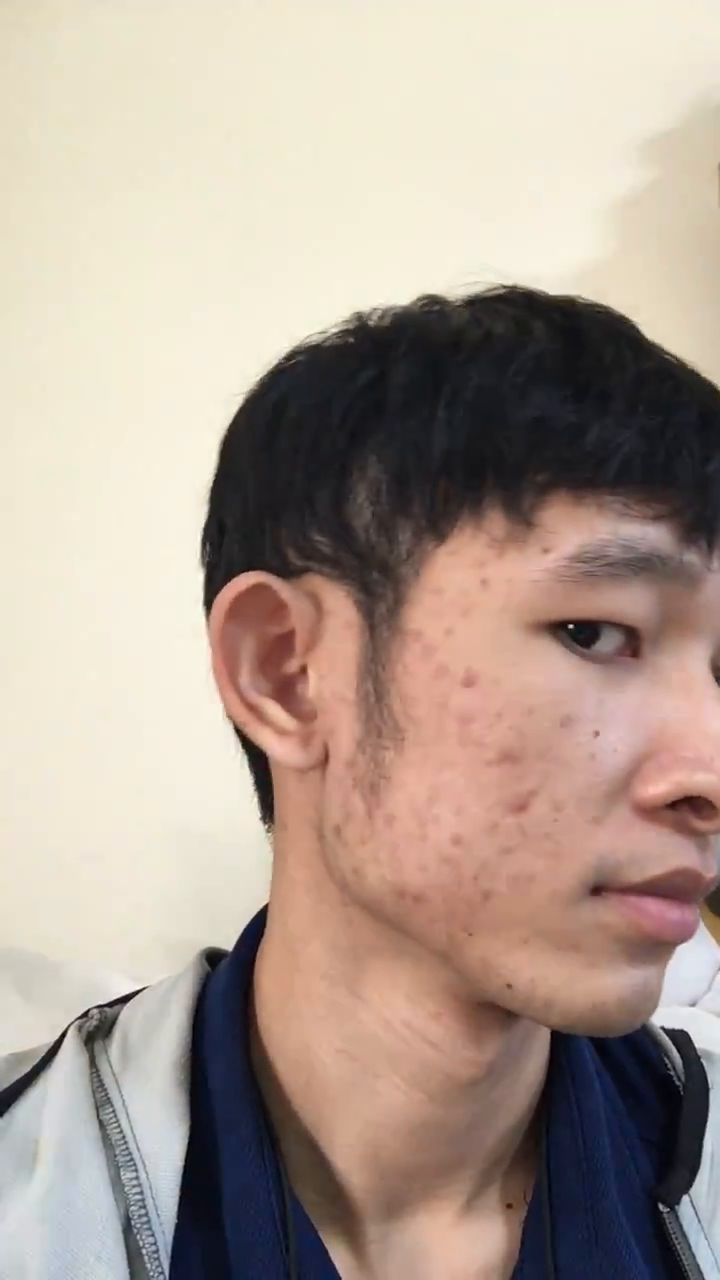
#> input picture frame 22 of data_test/Kob.mp4, 720 x 1280 px, given in place of Emily_Sie.mp4, which was not available
$ python CreateDataSet.py
#> lines starting #> are read from the running program, lines starting #| are printed output that depends on the picture; pictures that were not available may be replaced by others from this repository, and a replacement may not be noted
#> further down, frame is the input picture: shape (1280, 720, 3); mean B, G, R 147.3, 158.8, 175.1
import cv2
faceCascade=cv2.CascadeClassifier("haarcascade_frontalface_default.xml")

def create_dataset(img,id,img_id):
        cv2.imwrite("data_train/pic." + str(id) + '.' + str(img_id) + '.jpg',img)

def draw_boundary(img,classifier,scaleFactor,minNeighbors,color):
#> called with scaleFactor = 1.1, minNeighbors = 10, color = (0, 0, 255)
        gray = cv2.cvtColor(frame, cv2.COLOR_BGR2GRAY)
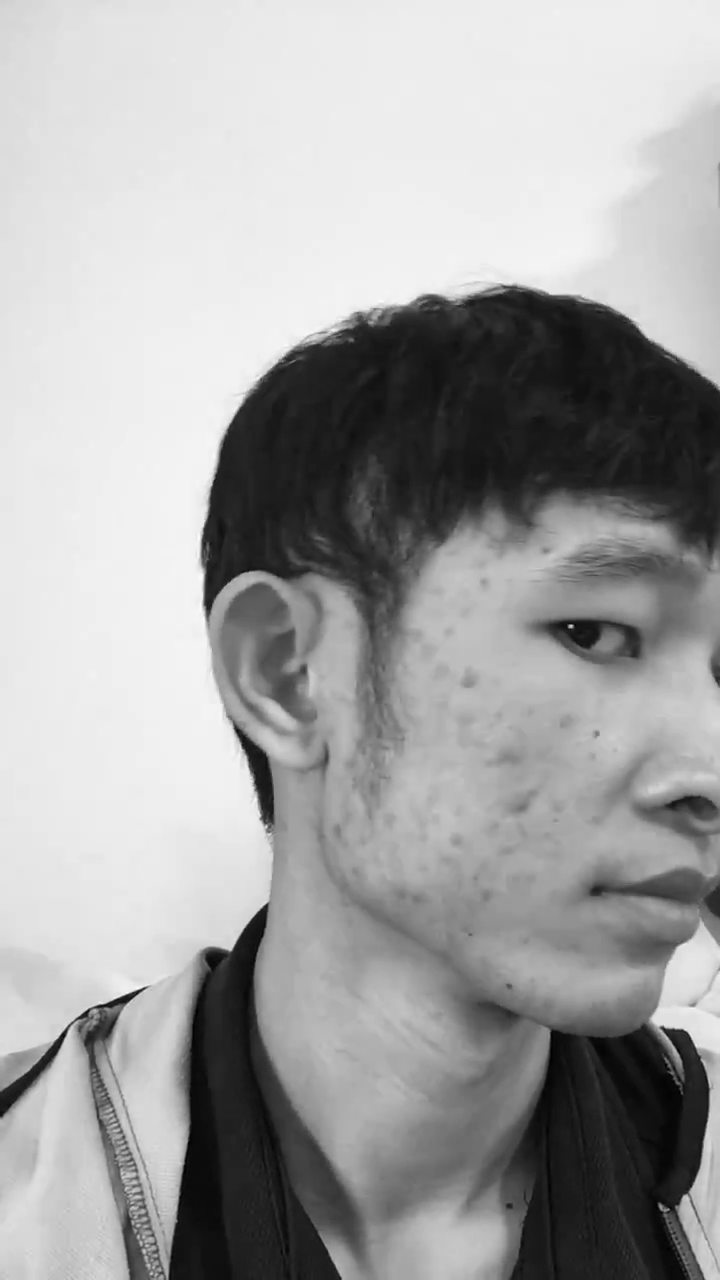
#> gray: shape (1280, 720); min 0, max 254, mean 162.4
        features = classifier.detectMultiScale(gray,scaleFactor,minNeighbors)
#> features = ()
        coords = []
        for (x,y,w,h) in features:
                cv2.rectangle(img,(x,y),(x+w,y+h),color,2)
                cv2.putText(img,'Face',(x,y-4),cv2.FONT_HERSHEY_SIMPLEX,0.8,color,2)
                coords=[x,y,w,h]
#> this loop made 0 passes
        return img,coords

def detect(img,faceCascade,img_id):
        img,coords=draw_boundary(img,faceCascade,1.1,10,(0,0,255))
#> coords = []

        # Create id person
        if len(coords)== 4:
                # id = 1 # Ta
                # id = 2 # Kob
                # id = 3 # Toei
                id = 4 # Emily Sie
                result = img[coords[1]:coords[1]+coords[3],coords[0]:coords[0]+coords[2]]
                create_dataset(result,id,img_id)
        return img

img_id=0
# [7 lines of commented-out code are left out]
cap = cv2.VideoCapture("./data_test/Emily_Sie.mp4")

while (True):
        ret,frame = cap.read()
        frame=detect(frame,faceCascade,img_id)
        cv2.imshow('frame',frame)
        img_id+=1
        if(cv2.waitKey(1) & 0xFF== ord('q')):
#> (key q is pressed here)
            break

cap.release()
cv2.destroyAllWindows()

$ run again, starting later in the video
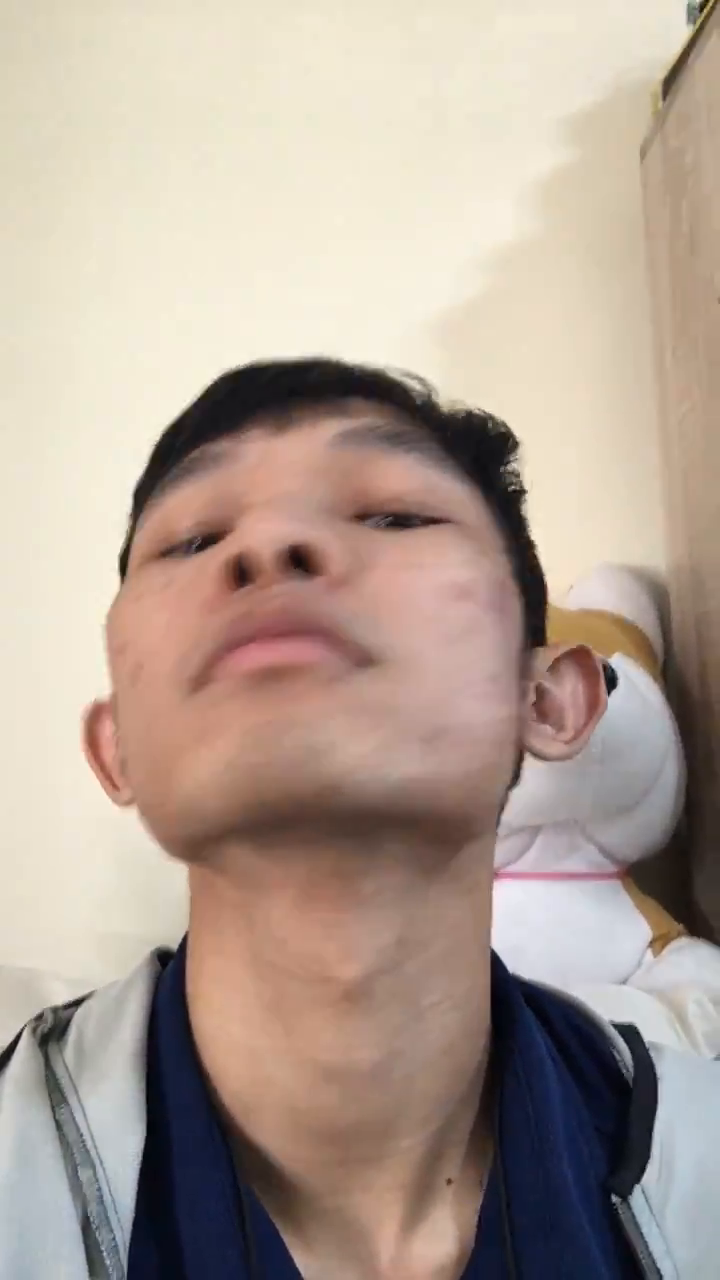
#> input picture frame 100 of data_test/Kob.mp4, 720 x 1280 px, given in place of Emily_Sie.mp4, which was not available
#> frame is the input picture: shape (1280, 720, 3); mean B, G, R 149.1, 161, 177.5
#> in draw_boundary, `gray = cv2.cvtColor(frame, cv2.COLOR_BGR2GRAY)`:
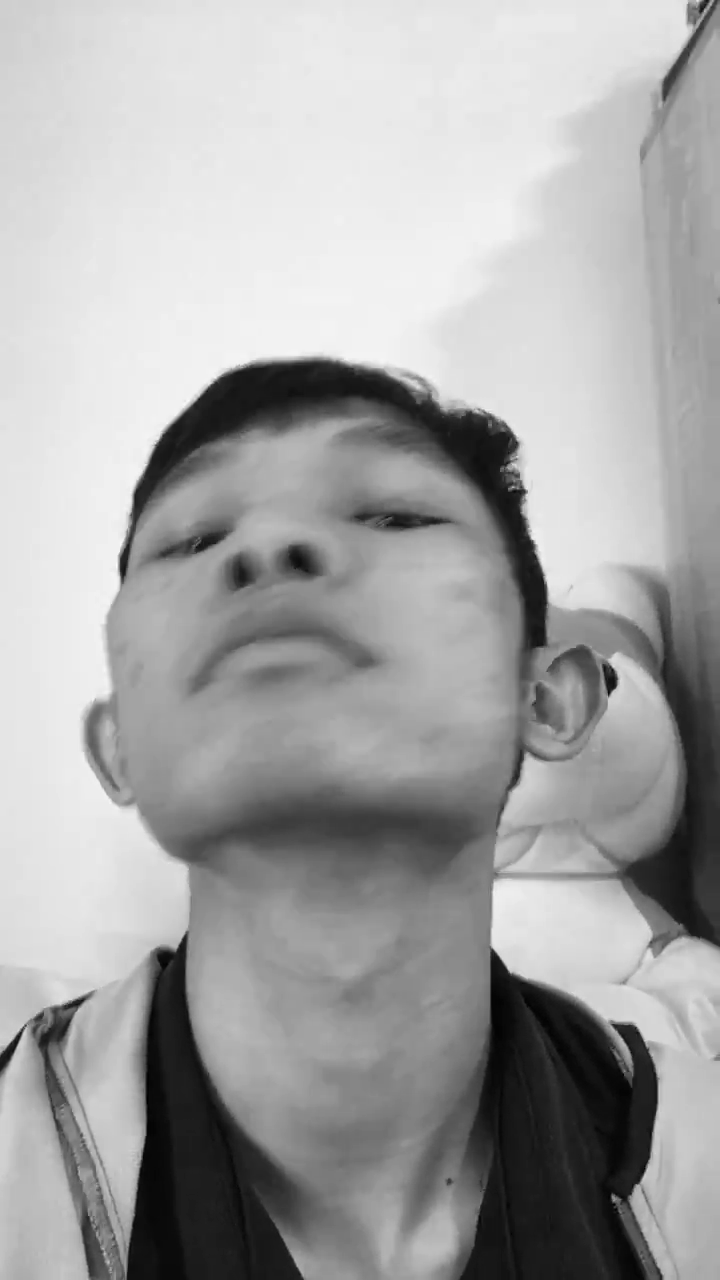
#> gray: shape (1280, 720); min 0, max 253, mean 164.6
#> features = ()
#> coords = []

$ run again, starting later in the video
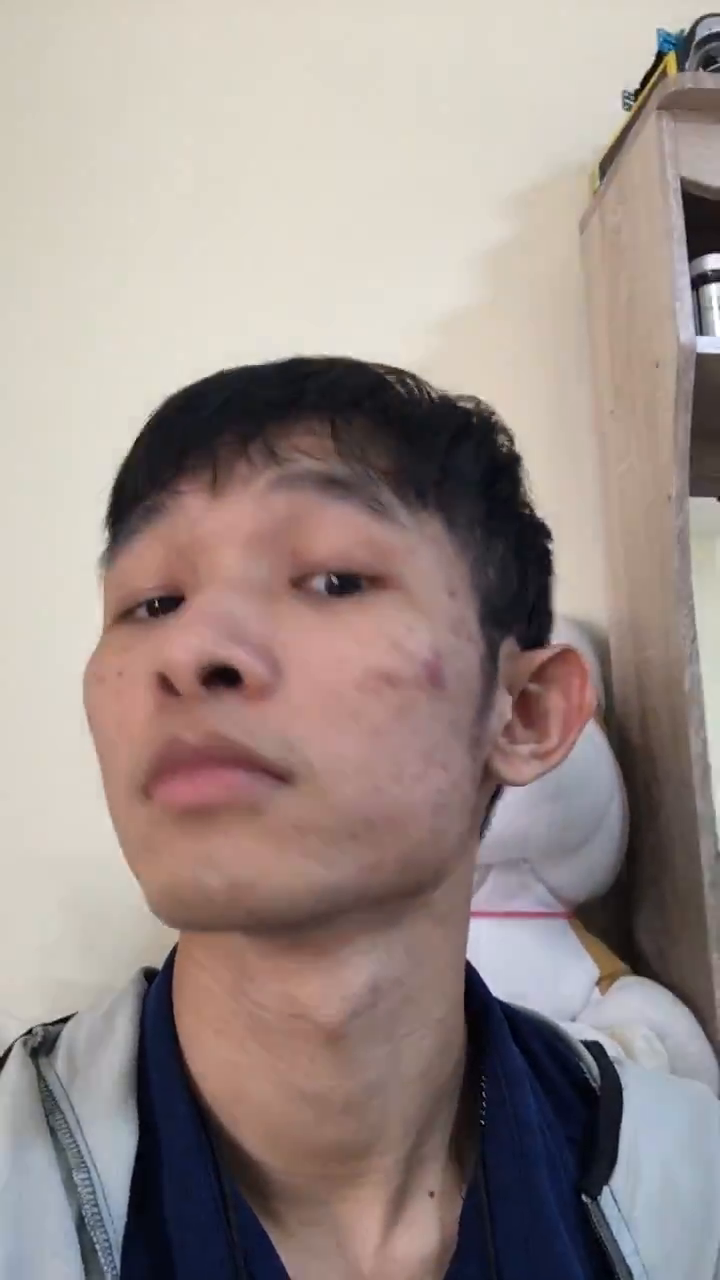
#> input picture frame 179 of data_test/Kob.mp4, 720 x 1280 px, given in place of Emily_Sie.mp4, which was not available
#> frame is the input picture: shape (1280, 720, 3); mean B, G, R 137.8, 142.4, 156.1
#> in draw_boundary, `gray = cv2.cvtColor(frame, cv2.COLOR_BGR2GRAY)`:
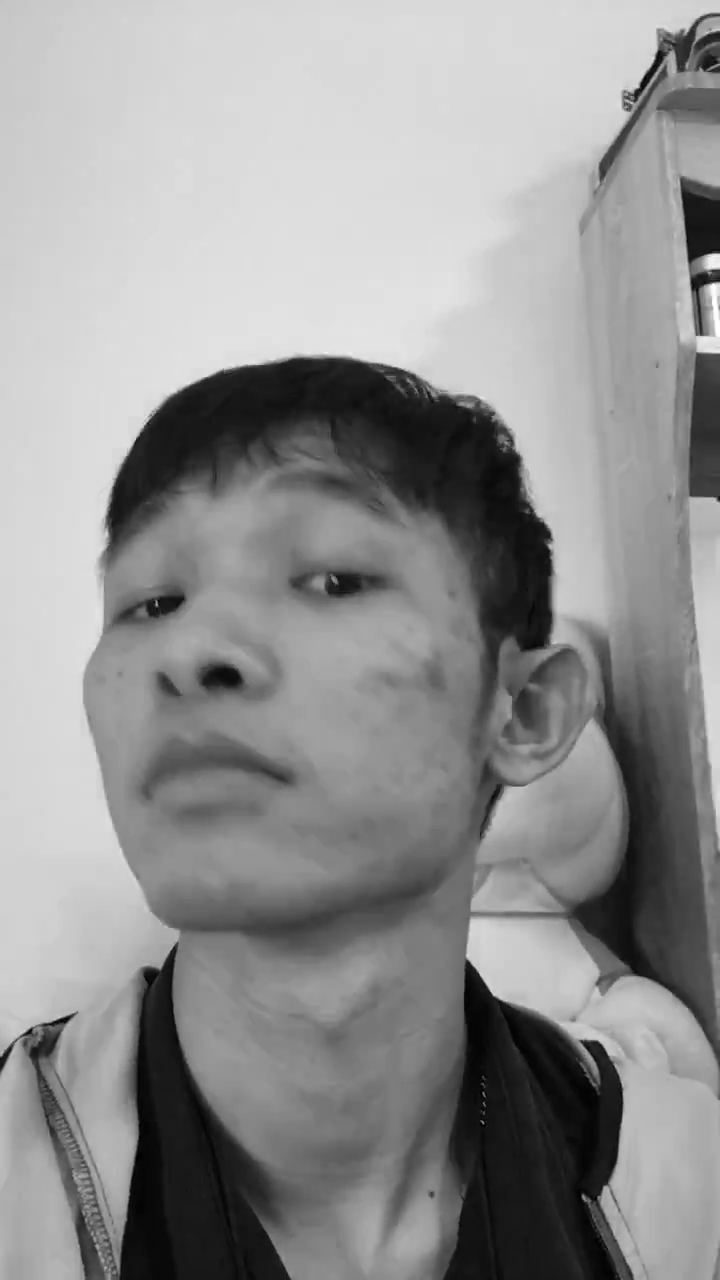
#> gray: shape (1280, 720); min 0, max 255, mean 145.9
#> features = [[40, 450, 390, 390]]
#> the loop in draw_boundary, `for (x,y,w,h) in features:` made 1 pass
#> in detect, `img,coords=draw_boundary(img,faceCascade,1.1,10,(0,0,255))`: coords = [40, 450, 390, 390]
#> in detect, `result = img[coords[1]:coords[1]+coords[3],coords[0]:coords[0]+coords[..`:
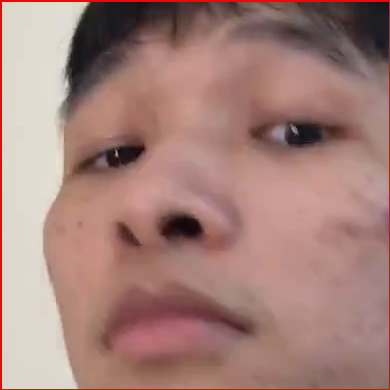
#> result: shape (390, 390, 3); mean B, G, R 122.1, 128.8, 165.9
